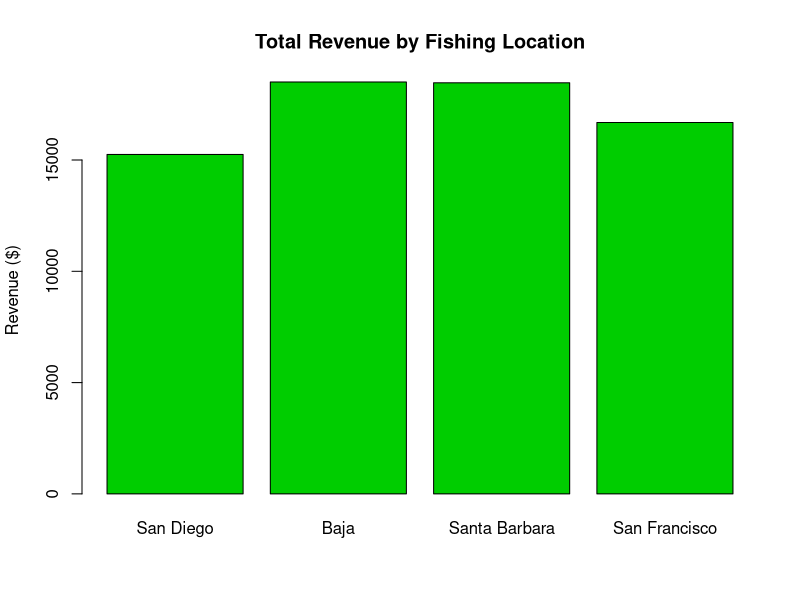

Here is the R script that generated this plot:
## ---- chunk 1
knitr::opts_chunk$set(echo = TRUE)
#packages:
library(tidyr)
## ---- chunk 2
#example prices
salmon.price <- 15
halibut.price <- 40
shark.price <- 100
tuna.price <- 200
cod.price <- 10

#example catch data
sd.catch <- c(30,40,5,60,70)
baja.catch <- c(35,90,6,65,78)
sb.catch <- c(42,54,8,73,28)
sf.catch <- c(81,40,5,63,77)
## ---- chunk 3
#function that takes two fish tables as inputs 
Fishies = function(fishPrice,fishCatch) { 

  #price table
  price = c(salmon.price,halibut.price,shark.price,tuna.price,cod.price)
  fishPrice = data.frame(price=price)
  FishSpecies <- rownames(fishPrice) <- c("salmon","halibut","shark","tuna","cod")
  colnames(fishPrice) <- ("Price($)")
  View(fishPrice)
  
  #catch table
  fishCatch = data.frame(cbind(sd.catch,baja.catch,sb.catch,sf.catch))
  locations <- c("San Diego","Baja","Santa Barbara","San Francisco")
  colnames(fishCatch) <-locations
  rownames(fishCatch) <- c("salmon","halibut","shark","tuna","cod")
  View(fishCatch)
  
  #calculate most frequently caught fish in each location
  #need to return the fish species associated with max catch in each locaiton
  MaxCatch <- rownames(fishCatch)[apply(fishCatch,2,which.max)]
  print("The most frequently caught fish in San Diego, Baja, Santa Barbara, & San Francisco are as follows: ")
  print(MaxCatch)
  
  #calculate total revenue for each location, starting with San Diego
  TotalRevenueSD <- sum(sd.catch*price)
  TotalRevenueSD <- as.character(TotalRevenueSD)
  print(paste0("The total revenue for San Diego is: $",TotalRevenueSD,"."))
  
  #total revenue for Baja
  TotalRevenueBaja <- sum(baja.catch*price)
  print(paste0("The total revenue for Baja is: $",TotalRevenueBaja,"."))
  
  #total revenue for Santa Barbara
  TotalRevenueSB <- sum(sb.catch*price)
  print(paste0("The total revenue for Santa Barbara is: $",TotalRevenueSB,"."))
  
  #total revenue for San Francisco
  TotalRevenueSF <- sum(sf.catch*price)
  print(paste0("The total revenue for San Francisco is: $",TotalRevenueSF,"."))
  
  #generate a total fishies sum
  FishRevenues <- as.integer(c(TotalRevenueSD,TotalRevenueBaja,TotalRevenueSB,TotalRevenueSF))
  FishMoney <- sum(FishRevenues)
  print(paste0("The total revenue for all four locations is: $",FishMoney,"."))
  
  #user requested graph of revenvue by location
  decision <- readline(prompt="Would you like to see a graph of total revenue by location(Y/N)?")
  
  if(decision == "Y"){
    Totals<-cbind(TotalRevenueSD,TotalRevenueBaja,TotalRevenueSB,TotalRevenueSF)
    colnames(Totals)<-c("San Diego","Baja","Santa Barbara","San Francisco")
    rownames(Totals)<-c("Revenue")
    barplot(Totals,
            col = "green3",
            width = 3,
            border = "black",
            ylab = "Revenue ($)",
            main = "Total Revenue by Fishing Location")
  }
} 
## ---- chunk 4
#price table
  price = c(salmon.price,halibut.price,shark.price,tuna.price,cod.price)
  fishPrice = data.frame(price=price)
  FishSpecies <- rownames(fishPrice) <- c("salmon","halibut","shark","tuna","cod")
  colnames(fishPrice) <- ("Price($)")
  View(fishPrice)
  
  #catch table
  fishCatch = data.frame(cbind(sd.catch,baja.catch,sb.catch,sf.catch))
  locations <- c("San Diego","Baja","Santa Barbara","San Francisco")
  colnames(fishCatch) <-locations
  rownames(fishCatch) <- c("salmon","halibut","shark","tuna","cod")
  View(fishCatch)
  
  #calculate most frequently caught fish in each location
  #need to return the fish species associated with max catch in each locaiton
  MaxCatch <- rownames(fishCatch)[apply(fishCatch,2,which.max)]
  print("The most frequently caught fish in San Diego, Baja, Santa Barbara, & San Francisco are as follows: ")
  print(MaxCatch)
  
  #calculate total revenue for each location, starting with San Diego
  TotalRevenueSD <- sum(sd.catch*price)
  TotalRevenueSD <- as.character(TotalRevenueSD)
  print(paste0("The total revenue for San Diego is: $",TotalRevenueSD,"."))
  
  #total revenue for Baja
  TotalRevenueBaja <- sum(baja.catch*price)
  print(paste0("The total revenue for Baja is: $",TotalRevenueBaja,"."))
  
  #total revenue for Santa Barbara
  TotalRevenueSB <- sum(sb.catch*price)
  print(paste0("The total revenue for Santa Barbara is: $",TotalRevenueSB,"."))
  
  #total revenue for San Francisco
  TotalRevenueSF <- sum(sf.catch*price)
  print(paste0("The total revenue for San Francisco is: $",TotalRevenueSF,"."))
  
  #generate a total fishies sum
  FishRevenues <- as.integer(c(TotalRevenueSD,TotalRevenueBaja,TotalRevenueSB,TotalRevenueSF))
  FishMoney <- sum(FishRevenues)
  print(paste0("The total revenue for all four locations is: $",FishMoney,"."))
  
  #user requested graph of revenvue by location
  decision <- readline(prompt="Would you like to see a graph of total revenue by location(Y/N)?")
## ---- chunk 5
 Totals<-cbind(TotalRevenueSD,TotalRevenueBaja,TotalRevenueSB,TotalRevenueSF)
    colnames(Totals)<-c("San Diego","Baja","Santa Barbara","San Francisco")
    rownames(Totals)<-c("Revenue")
    barplot(Totals,
            col = "green3",
            width = 3,
            border = "black",
            ylab = "Revenue ($)",
            main = "Total Revenue by Fishing Location")
